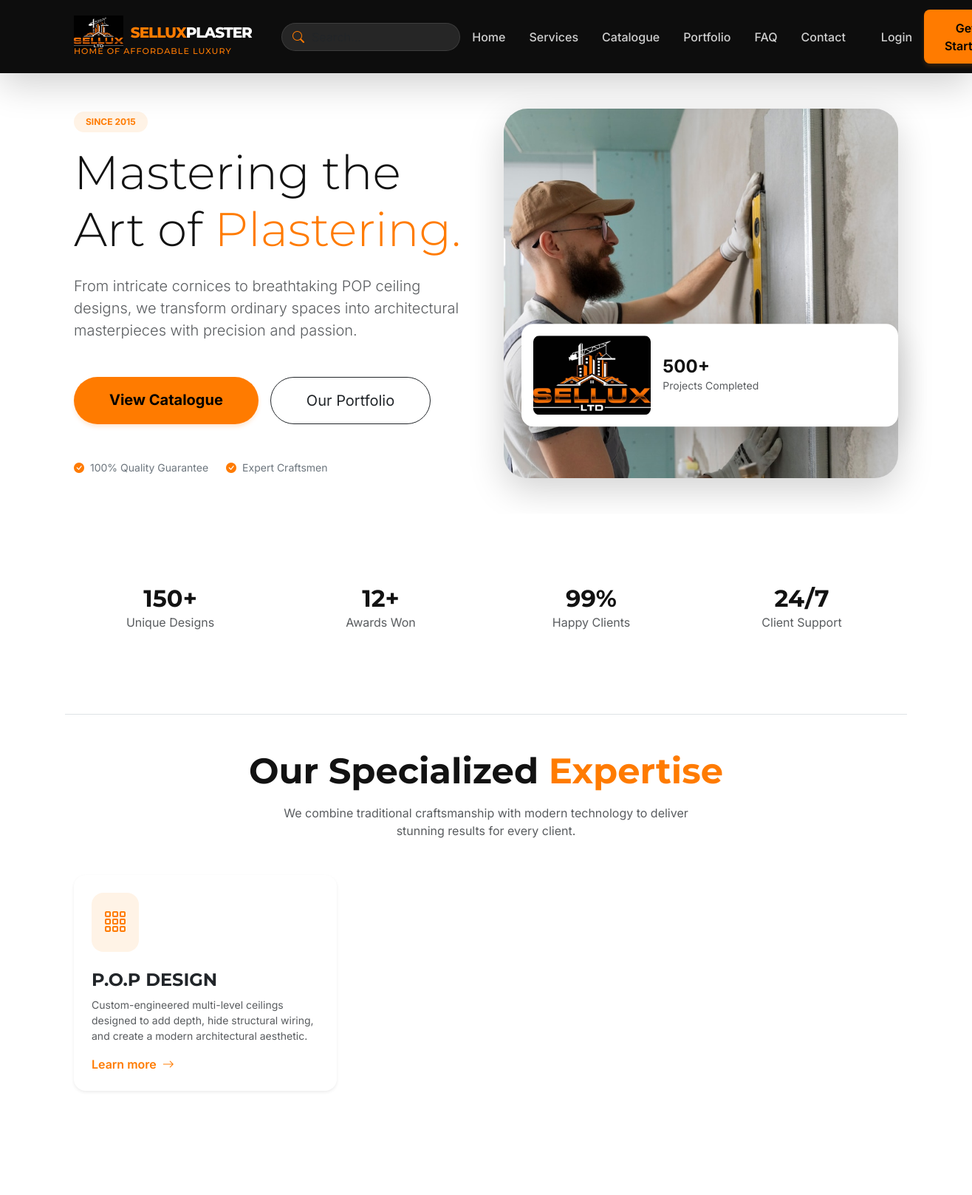
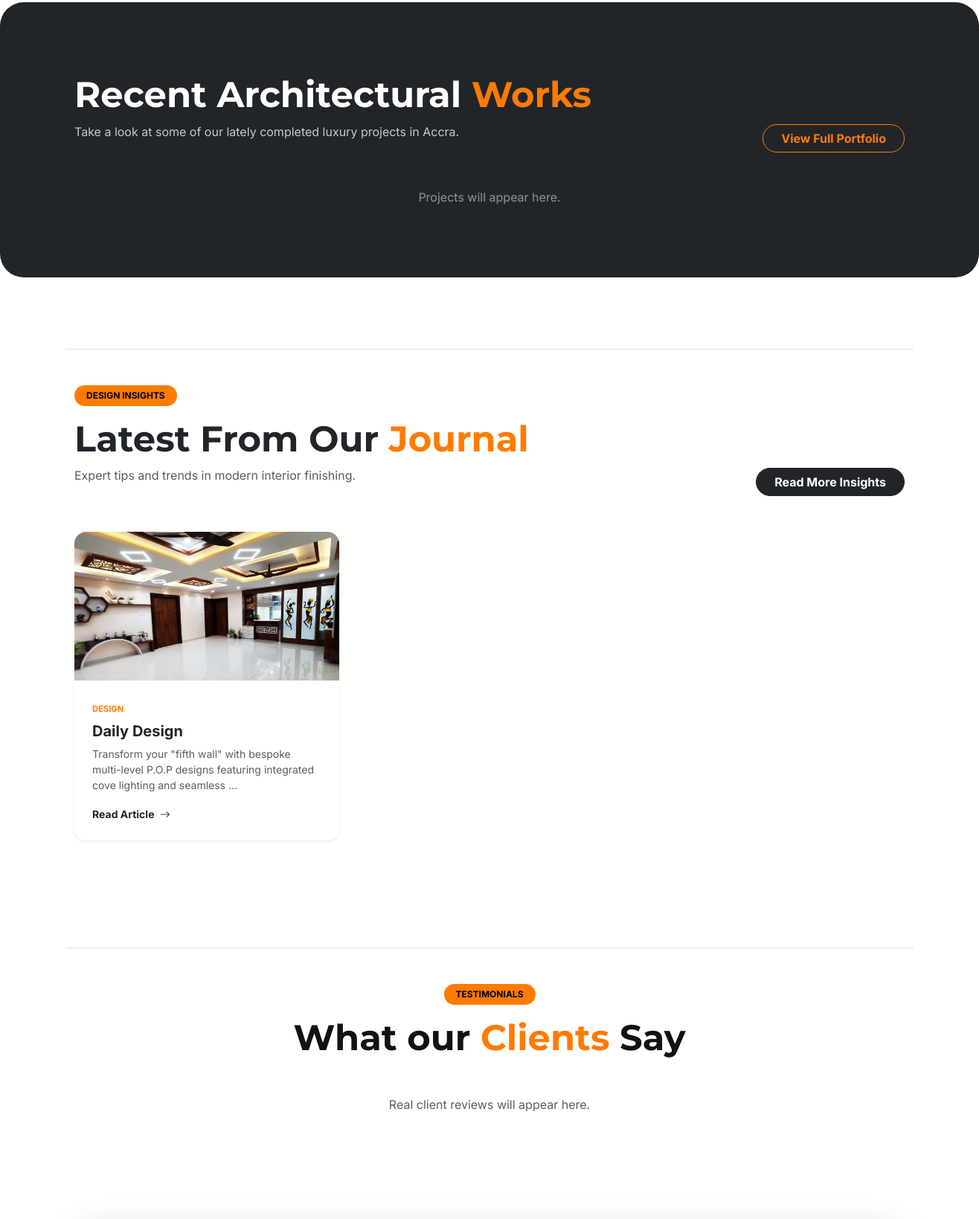
The page / (upper part) on the database its author committed (2 pictures, top to bottom).
### services/models.py (models this page shows, shortened)
class Service(models.Model):
    title = models.CharField(max_length=200)
    slug = models.SlugField(unique=True)
    icon = models.CharField(max_length=50, help_text="Bootstrap icon class name (e.g., bi-layers)")
    short_description = models.CharField(max_length=255)
    description = models.TextField()
    image = models.ImageField(upload_to='services/')
    recommended_products = models.ManyToManyField(
        'catalogue.Product',
        blank=True,
        related_name='suggested_for_services',
        help_text="Select materials from the catalogue usually required for this service."
    )
    is_active = models.BooleanField(default=True)
    order = models.PositiveIntegerField(default=0)
    class Meta:
        ordering = ['order', 'title']
    def get_absolute_url(self):
        return reverse('services:service_detail', args=[self.slug])

### blog/models.py (models this page shows, shortened)
class Post(models.Model):
    title = models.CharField(max_length=200)
    slug = models.SlugField(unique=True)
    author = models.ForeignKey(settings.AUTH_USER_MODEL, on_delete=models.CASCADE)
    category = models.ForeignKey(Category, on_delete=models.SET_NULL, null=True, related_name='posts')
    featured_image = models.ImageField(upload_to='blog/')
    excerpt = models.TextField(max_length=500, help_text="A short summary of the post.")
    content = models.TextField()
    created_at = models.DateTimeField(auto_now_add=True)
    updated_at = models.DateTimeField(auto_now=True)
    is_published = models.BooleanField(default=True)
    class Meta:
        ordering = ['-created_at']
    def get_absolute_url(self):
        return reverse('blog:post_detail', args=[self.slug])

class Category(models.Model):
    name = models.CharField(max_length=100)
    slug = models.SlugField(unique=True)
    class Meta:
        verbose_name_plural = 'Categories'

### pages/views.py (the view)
# urls.py: path('', HomeView.as_view(), name='home'),
class HomeView(TemplateView):
    template_name = 'pages/home.html'
    def get_context_data(self, **kwargs):
        context = super().get_context_data(**kwargs)
        context['featured_services'] = Service.objects.filter(is_active=True).order_by('order')[:3]
        context['latest_projects'] = Project.objects.all().order_by('-completion_date')[:3]
        context['testimonials'] = Testimonial.objects.filter(is_featured=True).order_by('-created_at')[:3]
        context['latest_posts'] = Post.objects.filter(is_published=True).order_by('-created_at')[:3]
        return context

### core/context_processors.py (called while the page is built)
def brand_context(request):
    return {
        'brand': get_brand_info()
    }

### core/utils.py (called while the page is built)
def get_brand_info():
    return {
        'company_name': 'Sellux Plaster Ltd',
        'slogan': 'Home of Affordable Luxury',
        'address': 'Odokor, Dr. Busia Highway, Accra, Ghana',
        'phone_primary': '055 208 8784',
        'phone_secondary': '054 992 6773',
        'email': 'selluxplasterltd@gmail.com',
        'whatsapp': '233549926773',
    }

### templates/pages/home.html (shortened to what this page needs)
{% extends 'base.html' %}
{% load static %}
{% block content %}
<section class="hero-section py-5 mb-5 overflow-hidden">
    <div class="container">
        <div class="row align-items-center g-5">
            <div class="col-lg-6">
                <span class="badge bg-primary-subtle text-primary px-3 py-2 rounded-pill mb-3 animate__animated animate__fadeInDown">SINCE 2015</span>
                <h1 class="display-3 hero-title mb-4">Mastering the Art of <span class="text-primary">Plastering.</span></h1>
                <p class="lead hero-subtitle text-muted mb-5">From intricate cornices to breathtaking POP ceiling designs, we transform ordinary spaces into architectural masterpieces with precision and passion.</p>
                <div class="d-flex flex-wrap gap-3 animate__animated animate__fadeInUp">
                    <a href="{% url 'catalogue:product_list' %}" class="btn btn-primary btn-lg px-5 py-3 rounded-pill fw-bold text-black">View Catalogue</a>
                    <a href="{% url 'portfolio:project_list' %}" class="btn btn-outline-dark btn-lg px-5 py-3 rounded-pill">Our Portfolio</a>
                </div>
                <div class="mt-5 d-flex align-items-center gap-4 text-secondary small animate__animated animate__fadeIn">
                    <div><i class="bi bi-check-circle-fill text-primary me-2"></i>100% Quality Guarantee</div>
                    <div><i class="bi bi-check-circle-fill text-primary me-2"></i>Expert Craftsmen</div>
                </div>
            </div>
            <div class="col-lg-6 position-relative">
                <div class="hero-image-container animate__animated animate__zoomIn">
                    <div class="rounded-5 shadow-lg overflow-hidden bg-secondary-subtle" style="height: 500px; background: url('{% static 'images/hero-main.jpeg' %}') center/cover no-repeat;">
                    </div>
                    <div class="position-absolute bottom-0 start-0 translate-middle-y bg-white p-3 rounded-4 shadow-lg ms-4 d-none d-md-block overflow-hidden" style="min-width: 250px; z-index: 10;">
                        <div class="row g-0 align-items-center">
                            <div class="col-4">
                                <img src="{% static 'images/stats-image.png' %}" class="img-fluid rounded-3" alt="Success" onerror="this.src='https://ui-avatars.com/api/?name=SP&background=ff7b00&color=000'">
                            </div>
                            <div class="col-8 ps-3">
                                <h4 class="mb-0 fw-bold">500+</h4>
                                <p class="mb-0 text-muted small">Projects Completed</p>
                            </div>
                        </div>
                    </div>
                </div>
            </div>
        </div>
    </div>
</section>
<section class="py-5 bg-white">
    <div class="container">
        <div class="row g-4 text-center">
            <div class="col-6 col-md-3">
                <h2 class="fw-bold mb-0">150+</h2>
                <p class="text-muted">Unique Designs</p>
            </div>
            <div class="col-6 col-md-3">
                <h2 class="fw-bold mb-0">12+</h2>
                <p class="text-muted">Awards Won</p>
            </div>
            <div class="col-6 col-md-3">
                <h2 class="fw-bold mb-0">99%</h2>
                <p class="text-muted">Happy Clients</p>
            </div>
            <div class="col-6 col-md-3">
                <h2 class="fw-bold mb-0">24/7</h2>
                <p class="text-muted">Client Support</p>
            </div>
        </div>
    </div>
</section>
<section class="py-5">
    <div class="container py-5 border-top">
        <div class="text-center mb-5">
            <h2 class="display-5 fw-bold mb-3">Our Specialized <span class="text-primary">Expertise</span></h2>
            <p class="text-muted col-lg-6 mx-auto">We combine traditional craftsmanship with modern technology to deliver stunning results for every client.</p>
        </div>
        <div class="row g-4">
            {% for service in featured_services %}
                <div class="col-md-4">
                    <div class="card h-100 p-4 border-0 shadow-sm rounded-4 hover-lift">
                        <div class="bg-primary-subtle rounded-4 p-3 d-inline-block mb-4 text-primary" style="width: fit-content;">
                            <i class="bi {{ service.icon }} fs-2"></i>
                        </div>
                        <h3 class="h4 fw-bold">{{ service.title }}</h3>
                        <p class="text-muted small">{{ service.short_description }}</p>
                        <a href="{{ service.get_absolute_url }}" class="text-primary text-decoration-none fw-semibold mt-auto">Learn more <i class="bi bi-arrow-right ms-1"></i></a>
                    </div>
                </div>
            {% empty %}
                <div class="col-12 text-center text-muted py-5">
                    <p>Register your core services in the admin panel to display them here.</p>
                </div>
            {% endfor %}
        </div>
    </div>
</section>
<section class="py-5 bg-dark text-white rounded-5 my-5">
    <div class="container py-5">
        <div class="row align-items-end mb-5">
            <div class="col-md-8">
                <h2 class="display-5 fw-bold">Recent Architectural <span class="text-primary">Works</span></h2>
                <p class="opacity-75">Take a look at some of our lately completed luxury projects in Accra.</p>
            </div>
            <div class="col-md-4 text-md-end">
                <a href="{% url 'portfolio:project_list' %}" class="btn btn-outline-primary rounded-pill px-4 fw-bold">View Full Portfolio</a>
            </div>
        </div>
        <div class="row g-4">
            {% for project in latest_projects %}
                <div class="col-md-4">
                    <div class="card bg-transparent border-0 h-100 overflow-hidden">
                        {% if project.image %}
                            <img src="{{ project.image.url }}" class="rounded-4 w-100 shadow-sm" style="height: 300px; object-fit: cover;">
                        {% endif %}
                        <div class="mt-3">
                            <h5 class="fw-bold mb-1">{{ project.title }}</h5>
                            <small class="text-primary fw-bold">{{ project.completion_date|date:"F Y" }}</small>
                        </div>
                    </div>
                </div>
            {% empty %}
                <div class="col-12 text-center opacity-50">Projects will appear here.</div>
            {% endfor %}
        </div>
    </div>
</section>
<section class="py-5 bg-white">
    <div class="container py-5 border-top">
        <div class="row align-items-end mb-5">
            <div class="col-md-8">
                <span class="badge bg-primary text-black rounded-pill px-3 py-2 mb-3 fw-bold">DESIGN INSIGHTS</span>
                <h2 class="display-5 fw-bold text-dark">Latest From Our <span class="text-primary">Journal</span></h2>
                <p class="text-muted">Expert tips and trends in modern interior finishing.</p>
            </div>
            <div class="col-md-4 text-md-end">
                <a href="{% url 'blog:post_list' %}" class="btn btn-dark rounded-pill px-4 fw-bold">Read More Insights</a>
            </div>
        </div>
        <div class="row g-4">
            {% for post in latest_posts %}
                <div class="col-md-4">
                    <div class="card border-0 shadow-sm rounded-4 overflow-hidden h-100 hover-lift">
                        {% if post.featured_image %}
                            <img src="{{ post.featured_image.url }}" class="card-img-top" style="height: 200px; object-fit: cover;">
                        {% endif %}
                        <div class="card-body p-4">
                            <small class="text-primary fw-bold text-uppercase" style="font-size: 0.7rem;">{{ post.category.name }}</small>
                            <h5 class="fw-bold my-2">{{ post.title }}</h5>
                            <p class="text-muted small">{{ post.excerpt|truncatewords:15 }}</p>
                            <a href="{{ post.get_absolute_url }}" class="text-dark fw-bold text-decoration-none small">Read Article <i class="bi bi-arrow-right ms-1"></i></a>
                        </div>
                    </div>
                </div>
            {% empty %}
                <div class="col-12 text-center text-muted">Blog posts will appear here.</div>
            {% endfor %}
        </div>
    </div>
</section>
<section class="py-5">
    <div class="container py-5 border-top">
        <div class="text-center mb-5">
            <span class="badge bg-primary text-black rounded-pill px-3 py-2 mb-3 fw-bold">TESTIMONIALS</span>
            <h2 class="display-5 fw-bold">What our <span class="text-primary">Clients</span> Say</h2>
        </div>
        <div class="row g-4">
            {% for testimonial in testimonials %}
                <div class="col-md-4">
                    <div class="card border-0 shadow-sm rounded-5 p-4 h-100">
                        <div class="text-warning mb-3">
                            {% for i in "12345" %}
                                <i class="bi bi-star-fill {% if forloop.counter > testimonial.rating %}opacity-25{% endif %}"></i>
                            {% endfor %}
                        </div>
                        <p class="text-muted italic mb-4" style="font-style: italic;">"{{ testimonial.content }}"</p>
                        <div class="d-flex align-items-center gap-3 mt-auto">
                            {% if testimonial.image %}
                                <img src="{{ testimonial.image.url }}" class="rounded-circle" style="width: 50px; height: 50px; object-fit: cover;">
                            {% else %}
                                <div class="bg-primary text-black rounded-circle d-flex align-items-center justify-content-center fw-bold" style="width: 50px; height: 50px;">
                                    {{ testimonial.client_name|slice:":1" }}
                                </div>
                            {% endif %}
                            <div>
                                <h6 class="fw-bold mb-0 text-dark">{{ testimonial.client_name }}</h6>
                                <small class="text-muted">{{ testimonial.client_title }}</small>
                            </div>
                        </div>
                    </div>
                </div>
            {% empty %}
                <div class="col-12 text-center text-muted">Real client reviews will appear here.</div>
            {% endfor %}
        </div>
    </div>
</section>
<section class="py-5 mb-5">
</section>
{% endblock %}

### templates/base.html (style rules this page uses)
:root { --primary-color: #ff7b00; --primary-hover: #e66f00; --secondary-color: #1a1a1a; --dark-bg: #000000; --light-bg: #ffffff; --accent-color: #ff9d00; --text-main: #121212; --text-muted: #666666; }
body { font-family: 'Inter', sans-serif; background-color: var(--light-bg); color: var(--text-main); overflow-x: hidden; text-rendering: optimizeLegibility; -webkit-font-smoothing: antialiased; }
h1, h2, h3, .navbar-brand { font-family: 'Montserrat', sans-serif; font-weight: 800; }
.text-primary { color: var(--primary-color) !important; }
.bg-primary { background-color: var(--primary-color) !important; }
.bg-primary-subtle { background-color: #fff3e6 !important; }
.btn-primary { background-color: var(--primary-color); border: none; padding: 0.8rem 1.5rem; font-weight: 600; border-radius: 8px; color: #000; box-shadow: 0 4px 6px -1px rgba(255, 123, 0, 0.2); transition: all 0.3s ease; }
.btn-outline-primary { color: var(--primary-color); border-color: var(--primary-color); }
.card { border: none; border-radius: 16px; box-shadow: 0 4px 20px rgba(0, 0, 0, 0.08); transition: transform 0.3s ease; background: #fff; }
.hero-title { animation: fadeInUp 1s both; }
.hero-subtitle { animation: fadeInUp 1s 0.2s both; }

### rows shown on the page
Service: title "P.O.P DESIGN", short_description "Custom-engineered multi-level ceilings designed to add depth, hide structural wiring, and create a modern architectural aesthetic."
Post: featured_image (picture), category.name "DESIGN", title "Daily Design", excerpt "Transform your \"fifth wall\" with bespoke multi-level P.O.P designs featuring integrated cove lighting and seamless …"
